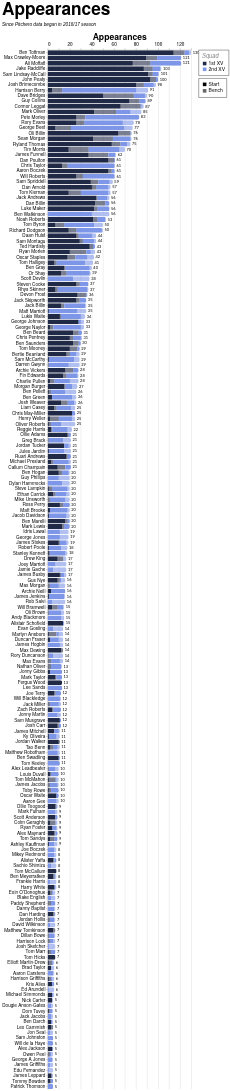

Source (Vega-Lite JSON):
### Vega-Lite specification from a JSON file in a GitHub repository (floating-point values rounded to 4 significant figures; data arrays with more than 128 entries replaced by an {"elided": "..."} marker saying what was removed)
{"config": {"axis": {"labelFont": "PT Sans Narrow, Helvetica Neue, Helvetica, Arial, sans-serif", "titleFont": "PT Sans Narrow, Helvetica Neue, Helvetica, Arial, sans-serif", "labelFontSize": 13, "titleFontSize": 24, "gridColor": "#202947", "gridOpacity": 0.2, "zindex": 1}, "text": {"font": "Lato, sans-serif"}, "bar": {"cornerRadiusEnd": 5}, "header": {"labelFont": "PT Sans Narrow, Helvetica Neue, Helvetica, Arial, sans-serif", "titleFont": "PT Sans Narrow, Helvetica Neue, Helvetica, Arial, sans-serif", "labelFontSize": 24, "titleFontSize": 28, "labelFontWeight": "bold", "orient": "left"}, "legend": {"labelFont": "PT Sans Narrow, Helvetica Neue, Helvetica, Arial, sans-serif", "titleFont": "PT Sans Narrow, Helvetica Neue, Helvetica, Arial, sans-serif", "labelFontSize": 14, "titleFontSize": 16, "titlePadding": 5, "fillColor": "white", "strokeColor": "black", "padding": 10, "titleFontWeight": "lighter", "titleFontStyle": "italic", "titleColor": "gray", "offset": 10}, "title": {"font": "PT Sans Narrow, Helvetica Neue, Helvetica, Arial, sans-serif", "fontSize": 48, "fontWeight": "bold", "anchor": "start", "align": "center", "titlePadding": 20, "subtitlePadding": 10, "subtitleFontSize": 13, "subtitleColor": "", "subtitleFontStyle": "italic", "offset": 15, "color": "black"}, "axisX": {"labelAngle": 0}, "facet": {"title": null, "header": null, "align": {"row": "each", "column": "each"}, "spacing": 10}, "resolve": {"scale": {"y": "independent", "facet": "independent"}}, "background": "transparent", "scale": {"offsetBandPaddingOuter": 0.2, "offsetBandPaddingInner": 0.1}, "view": {"stroke": null, "background": "transparent"}}, "layer": [{"mark": {"type": "bar"}, "encoding": {"color": {"field": "squad", "legend": {"direction": "vertical", "labelExpr": "datum.value + ' XV'", "offset": 20, "orient": "right", "title": "Squad"}, "scale": {"domain": ["1st", "2nd"], "range": ["#202946", "#7d96e8"]}, "sort": ["1st", "2nd"], "type": "nominal"}, "opacity": {"field": "start", "legend": {"direction": "vertical", "offset": 20, "orient": "right", "title": null}, "scale": {"domain": ["Start", "Bench"], "range": [1.0, 0.6]}, "sort": ["Start", "Bench"], "type": "nominal"}, "order": {"field": "stack_order", "sort": "ascending", "type": "quantitative"}, "tooltip": [{"field": "player", "title": "Player", "type": "nominal"}, {"field": "squad", "title": "Squad", "type": "nominal"}, {"field": "start", "title": "Selection", "type": "nominal"}, {"aggregate": "sum", "field": "games", "title": "Games", "type": "quantitative"}, {"aggregate": "max", "field": "player_total", "title": "Total", "type": "quantitative"}], "x": {"aggregate": "sum", "axis": {"orient": "top", "title": "Appearances"}, "field": "games", "type": "quantitative"}, "y": {"field": "player", "sort": {"field": "player_total", "op": "max", "order": "descending"}, "title": null, "type": "nominal"}}}, {"mark": {"type": "text", "align": "left", "baseline": "middle", "color": "black", "dx": 4, "fontSize": 11}, "encoding": {"text": {"field": "total_games", "format": ".0f", "type": "quantitative"}, "x": {"axis": {"orient": "top", "title": "Appearances"}, "field": "total_games", "type": "quantitative"}, "y": {"field": "player", "sort": {"field": "player_total", "op": "max", "order": "descending"}, "title": null, "type": "nominal"}}, "transform": [{"aggregate": [{"op": "sum", "field": "games", "as": "total_games"}, {"op": "max", "field": "player_total", "as": "player_total"}], "groupby": ["player"]}]}], "data": {"name": "data-7851a5e94d2814c5287f2057c85a046f"}, "height": {"step": 15}, "params": [{"name": "seasonParam", "value": []}, {"name": "gameTypesParam", "value": []}, {"name": "squadParam", "value": "All"}, {"name": "positionsParam", "value": []}, {"name": "minAppsParam", "value": 5}], "title": {"text": "Appearances", "subtitle": "Since Pitchero data began in 2016/17 season"}, "transform": [{"filter": "length(seasonParam) === 0 || indexof(seasonParam, datum.season) >= 0"}, {"filter": "length(gameTypesParam) === 0 || indexof(gameTypesParam, datum.game_type) >= 0"}, {"filter": "squadParam === \"All\" || datum.squad === squadParam"}, {"filter": "length(positionsParam) === 0 || indexof(positionsParam, datum.position) >= 0"}, {"joinaggregate": [{"op": "sum", "field": "games", "as": "player_total"}], "groupby": ["player"]}, {"filter": "datum.player_total >= minAppsParam"}], "width": 400, "$schema": "https://vega.github.io/schema/vega-lite/v5.20.1.json", "datasets": {"data-7851a5e94d2814c5287f2057c85a046f": {"elided": "2377 records"}}}
